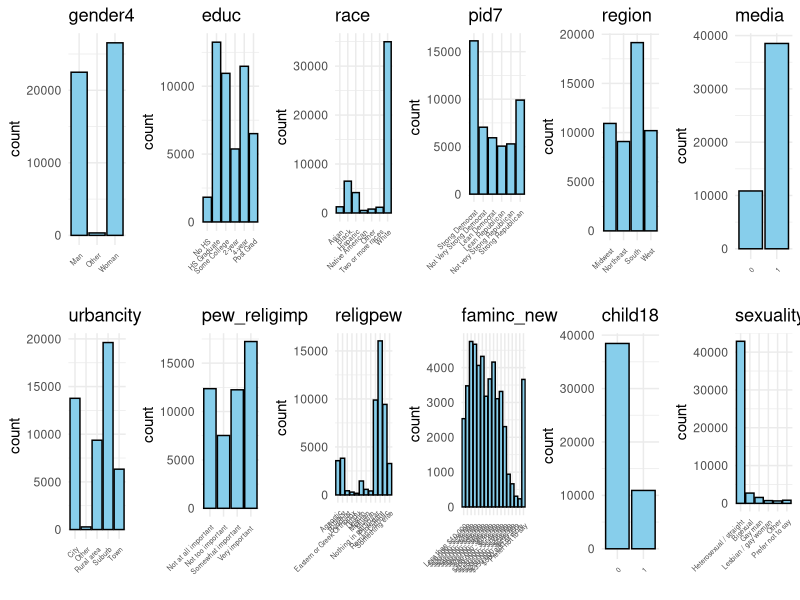
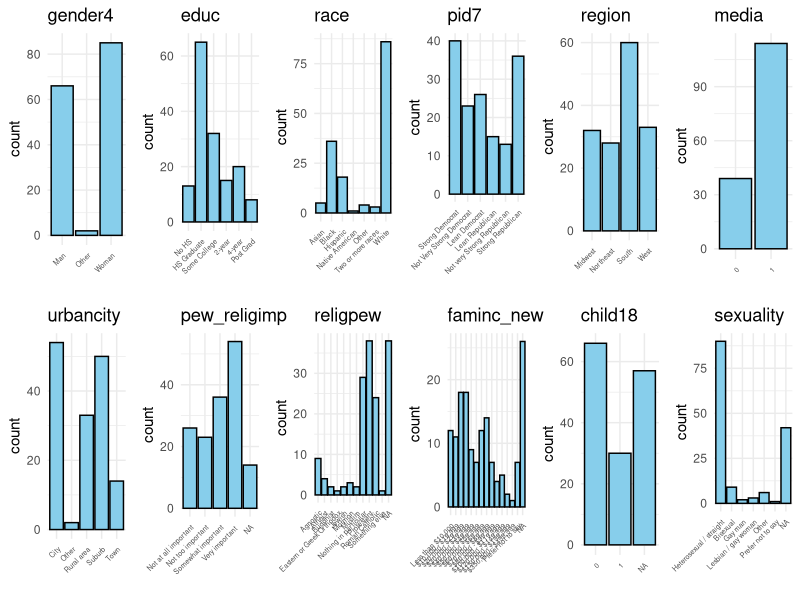

Recreate these plots in R, in order. (Note: this script raises an error after producing the figures.)
## ---- chunk 1

# Import Libraries

library(tidyverse)
library(dplyr)
library(foreign)
library(ggplot2)
library(MASS)
library(Hmisc)
library(reshape2)

#Formatting From 2022 Data

# data <- read_csv('data_2022.csv')
# data <- data %>% filter((!pid7 %in% c(4,8,9))) # dropped moderate and not sure
# data <- data %>% mutate(age = 2022 - birthyr)
# data <- data %>% rename(media = CC22_200_1)
# data <- data %>% select(age, gender4,educ,race,pid7,inputstate,region,media,urbancity,pew_religimp,religpew,faminc_new,child18,sexuality)
# 1 is yes, #2 is no 
## ---- chunk 2

# Clean up data_smol
data_smol <- read.csv("data_smol.csv")

# Get rid of state
data_smol <- data_smol[-6]

#Recoding variables of interest from numbers
data_smol <- data_smol %>%
  mutate(gender4 = case_when(gender4 == '1' ~ 'Man',
                             gender4 == '2' ~ 'Woman',
                             gender4 == '3' ~ 'Other',
                             gender4 == '4' ~ 'Other')) %>%
  mutate(race = recode(race,
                       '1' = 'White',
                       '2' = 'Black',
                       '3' = 'Hispanic',
                       '4' = 'Asian',
                       '5' = 'Native American',
                       '6' = 'Two or more races',
                       '7' = 'Other',
                       '8' = 'Native American')) %>%
  mutate(region = recode(region,
                         '1' = 'Northeast',
                         '2' = 'Midwest',
                         '3' = 'South',
                         '4' = 'West')) %>%
  mutate(educ = factor(recode(educ,
                                 '1' = 'No HS',
                                 '2' = 'HS Graduate',
                                 '3' = 'Some College',
                                 '4' = '2-year',
                                 '5' = '4-year',
                                 '6' = 'Post Grad'), 
                          #after recoding assign levels
                          levels = c(
                            'No HS',
                            'HS Graduate',
                            'Some College',
                            '2-year',
                            '4-year',
                            'Post Grad')))%>%
  mutate(pid7 = as.character(pid7)) %>%
  mutate(pid7 = factor(
    recode(pid7,
      '1' = 'Strong Democrat',
      '2' = 'Not Very Strong Democrat',
      '3' = 'Lean Democrat',
      '5' = 'Lean Republican',
      '6' = 'Not very Strong Republican',
      '7' = 'Strong Republican'),
    #After recoding, we assign the order here
    levels = c(
      'Strong Democrat',
      'Not Very Strong Democrat',
      'Lean Democrat',
      'Lean Republican',
      'Not very Strong Republican',
      'Strong Republican'
    )))%>%
mutate(urbancity = recode(urbancity,
                         '1' = 'City',
                         '2' = 'Suburb',
                         '3' = 'Town',
                         '4' = 'Rural area', 
                         '5' = 'Other'))%>%
mutate(pew_religimp= recode(pew_religimp,
                         '1' = 'Very important ',
                         '2' = 'Somewhat important',
                         '3' = 'Not too important',
                         '4' = 'Not at all important'))%>%
mutate(sexuality= recode(sexuality,
                         '1' = ' Heterosexual / straight',
                         '2' = 'Lesbian / gay woman',
                         '3' = 'Gay man',
                         '4' = 'Bisexual',
                         '5'='Other', 
                         '6'='Prefer not to say'))%>%
mutate(religpew = recode(religpew,
                           '1' = 'Protestant',
                           '2' = 'Roman Catholic',
                           '3' = 'Mormon',
                           '4' = 'Eastern or Greek Orthodox',
                           '5' = 'Jewish',
                           '6' = 'Muslim',
                           '7' = 'Buddhist',
                           '8' = 'Hindu',
                           '9' = 'Atheist',
                           '10' = 'Agnostic',
                           '11' = 'Nothing in particular',
                           '12' = 'Something else'))%>%
mutate(faminc_new=recode(faminc_new,
                      "1" = "Less than $10,000",
                      "2" = "$10,000 - $19,999",
                      "3" = "$20,000 - $29,999",
                      "4" = "$30,000 - $39,999",
                      "5" = "$40,000 - $49,999",
                      "6" = "$50,000 - $59,999",
                      "7" = "$60,000 - $69,999",
                      "8" = "$70,000 - $89,999",
                      "9" = "$80,000 - $99,999",
                      "10" = "$100,000 - $119,999",
                      "11" = "$120,000 - $149,999",
                      "12" = "$150,000 - $199,999",
                      "13" = "$200,000 - $249,999",
                      "14" = "$250,000 - $349,999",
                      "15" = "$350,000 - $499,999",
                      "16" = "$500,000 or more",
                      "97" = "Prefer not to say")) %>%
  mutate(faminc_new = factor(faminc_new, levels = c(
    "Less than $10,000",
    "$10,000 - $19,999",
    "$20,000 - $29,999",
    "$30,000 - $39,999",
    "$40,000 - $49,999",
    "$50,000 - $59,999",
    "$60,000 - $69,999",
    "$70,000 - $89,999",
    "$80,000 - $99,999",
    "$100,000 - $119,999",
    "$120,000 - $149,999",
    "$150,000 - $199,999",
    "$200,000 - $249,999",
    "$250,000 - $349,999",
    "$350,000 - $499,999",
    "$500,000 or more",
    "Prefer not to say"
  ))) %>%
  mutate(media = ifelse(media == 1, 1, 0)) %>%
  mutate(child18 = ifelse(child18 == 1, 1, 0)) 
## ---- chunk 3

# How many NAs do we have 

rows_with_na <- data_smol[which(rowSums(is.na(data_smol)) > 0),]

data_smol <- na.omit(data_smol)

## ---- chunk 4
#Plot the data_smol values

library(cowplot)

# Function to create bar plots for categorical variables using ggplot2
plot_categorical_ggplot <- function(data, col) {
  ggplot(data, aes(x = factor(data[[col]]))) +
    geom_bar(fill = "skyblue", color = "black") +
    labs(title = col, x = "") +
    theme_minimal() +
    theme(axis.text.x = element_text(angle = 45, size = 5, hjust = 1))
}

# Create a list of ggplot objects
plots_list <- lapply(names(data_smol)[-which(names(data_smol) == "age")], function(col) {
  plot_categorical_ggplot(data_smol, col)
})

# Combine the plots into a grid
plot_grid(plotlist = plots_list, ncol = 6)

## ---- chunk 5

#Plot the rows_with_na values


# Create a list of ggplot objects
plots_list <- lapply(names(rows_with_na)[-which(names(rows_with_na) == "age")], function(col) {
  plot_categorical_ggplot(rows_with_na, col)
})

# Combine the plots into a grid
plot_grid(plotlist = plots_list, ncol = 6)


## ---- chunk 6
#basic ordered logistic regression taking into account gender and sexuality  
gender_sexuality_model<- polr(pid7 ~ gender4 + sexuality, data = data_smol, Hess=TRUE)

summary(gender_sexuality_model)

## ---- chunk 7
 
#basic ordered logistic regression taking into account region
region_model<- polr(pid7 ~ region, data = data_smol, Hess=TRUE)
 
summary(region_model)

#basic ordered logistic regression taking into account region and urbancity 
region_urban_model<- polr(pid7 ~ region + urbancity, data = data_smol, Hess=TRUE)

summary(region_urban_model)

#checking_assumptions

pid7_mapping <- c('Strong Democrat' = 1,
                  'Not Very Strong Democrat' = 2,
                  'Lean Democrat' = 3,
                  'Lean Republican' = 4,
                  'Not very Strong Republican' = 5,
                  'Strong Republican' = 6)

data_smol <- data_smol %>%
  mutate(pid7_num = as.numeric(recode_factor(pid7, !!!pid7_mapping)))


sf <- function(y) {
  c('Y>=1' = qlogis(mean(y >= 1)),
    'Y>=2' = qlogis(mean(y >= 2)),
    'Y>=3' = qlogis(mean(y >= 3)), 
    'Y>=4' = qlogis(mean(y >= 4)),
    'Y>=5' = qlogis(mean(y >= 5)))
}

#testing assumptions for region 
s_region <- with(data_smol, summary(as.numeric(pid7_num) ~ region, fun=sf))

plot(s_region, which=1:3, pch=1:3, xlab='logit', main=' ', xlim=range(s[,3:4]))

#testing assumptions for region + urbancity 
s_region_city<- with(data_smol, summary(as.numeric(pid7_num) ~ region + urbancity, fun=sf))

plot(s_region_city, which=1:3, pch=1:3, xlab='logit', main=' ', xlim=range(s[,3:4]))

## ---- chunk 8

#religion 

religion_model <- polr(pid7 ~ religpew, data = data_smol, Hess=TRUE)

summary(religion_model)

# Extracting coefficient information
coef_summary <- summary(religion_model)$coef[1:11,]

# Names of the religions
religions <- sub("religpew", "", rownames(coef_summary))
coefficients <- as.numeric(coef_summary[, 1])
se <- as.numeric(coef_summary[, 2])

df <- data.frame(Religion = religions, Coefficient = coefficients, SE = se)

df$Religion <- reorder(df$Religion, df$Coefficient)

ggplot(df, aes(x = Coefficient, y = Religion)) +
  geom_point(size = 3, color = "blue", fill = "blue") +
  geom_errorbarh(aes(xmin = Coefficient - 2 * SE, xmax = Coefficient + 2 * SE), height = 0.2, color = "black") +
  labs(title = "Dot and Whisker Plot of Coefficients",
       x = "Coefficient Value") +
  theme_minimal()
## ---- chunk 9

#religious importance 

relig_imp_model <- polr(pid7 ~ pew_religimp, data = data_smol, Hess=TRUE)

summary(relig_imp_model)

# Extracting coefficient information
coef_summary <- summary(relig_imp_model)$coef[1:3,]

# Names of the religions
religions <- sub("pew_religimp", "", rownames(coef_summary))
religions <- sub("religpew", "", religions)
coefficients <- as.numeric(coef_summary[, 1])
se <- as.numeric(coef_summary[, 2])

df <- data.frame(Religion = religions, Coefficient = coefficients, SE = se)

df$Religion <- reorder(df$Religion, df$Coefficient)

df <- df %>% mutate(Importance = case_when('Not at all important' %in% Religion ~ 'Not important',
                                           'Not too important' %in% Religion ~ 'Not important',
                                           'Not at all important' %in% Religion ~ 'Not important')) 

ggplot(df, aes(x = Coefficient, y = Religion)) +
  geom_point(size = 3, color = "blue", fill = "blue") +
  geom_errorbarh(aes(xmin = Coefficient - 2 * SE, xmax = Coefficient + 2 * SE), height = 0.2, color = "black") +
  labs(title = "Dot and Whisker Plot of Coefficients",
       x = "Coefficient Value") +
  theme_minimal()

## ---- chunk 10
library(randomForest)

# Split the dataset into training and testing sets
set.seed(139) 
train_indices <- sample(1:nrow(data_smol), 0.7 * nrow(data_smol))  # 70% for training
train_data <- data_smol[train_indices, ]
test_data <- data_smol[-train_indices, ]

# Create a random forest model
rf_model <- randomForest(pid7 ~ ., data = train_data, ntree = 100, importance = TRUE)

# Extract variable importance from the random forest model
var_importance <- importance(rf_model)
print(var_importance)
varImpPlot(rf_model)

# Make predictions on the test set
predictions <- predict(rf_model, test_data)

# Evaluate the model
conf_matrix <- table(predictions, test_data$pid7)
print(conf_matrix)
accuracy <- sum(diag(conf_matrix)) / sum(conf_matrix)
cat("Accuracy:", accuracy, "\n")
